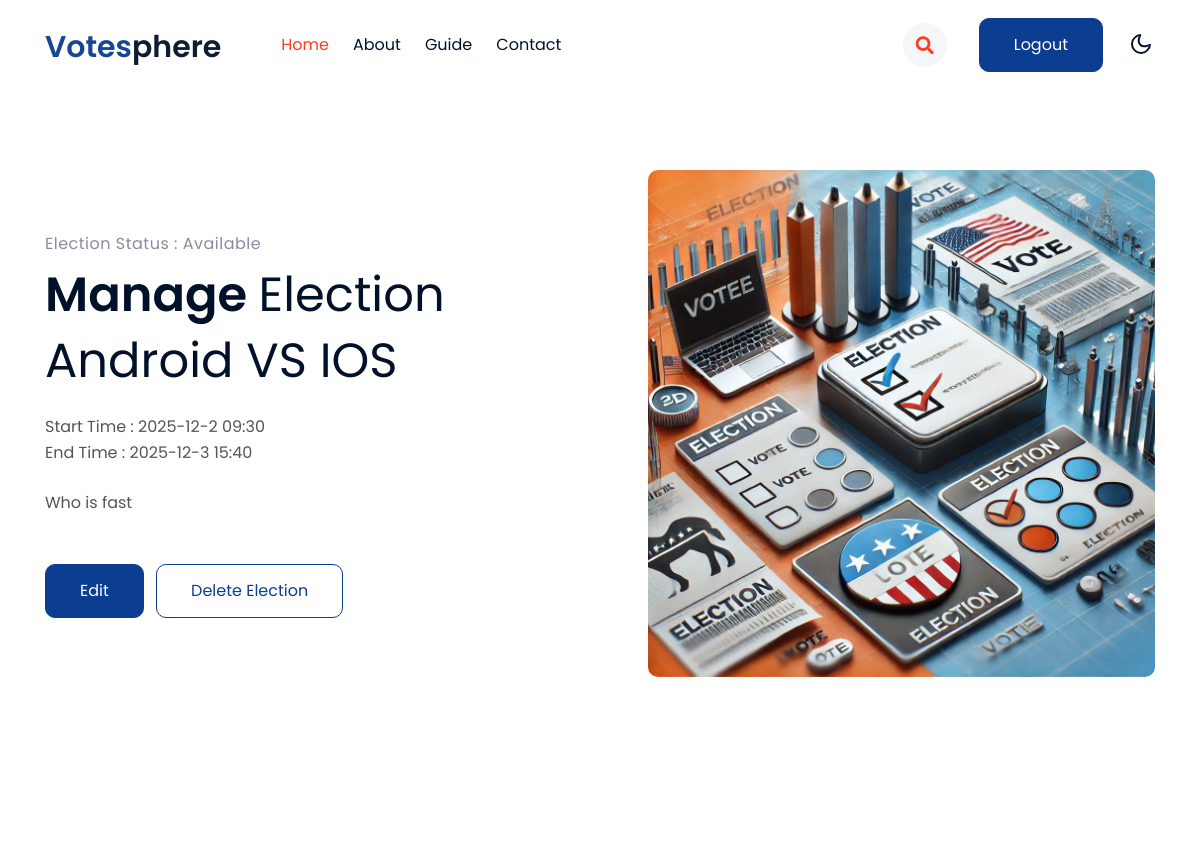
Before: /election/1/ (upper part) with the older database file.
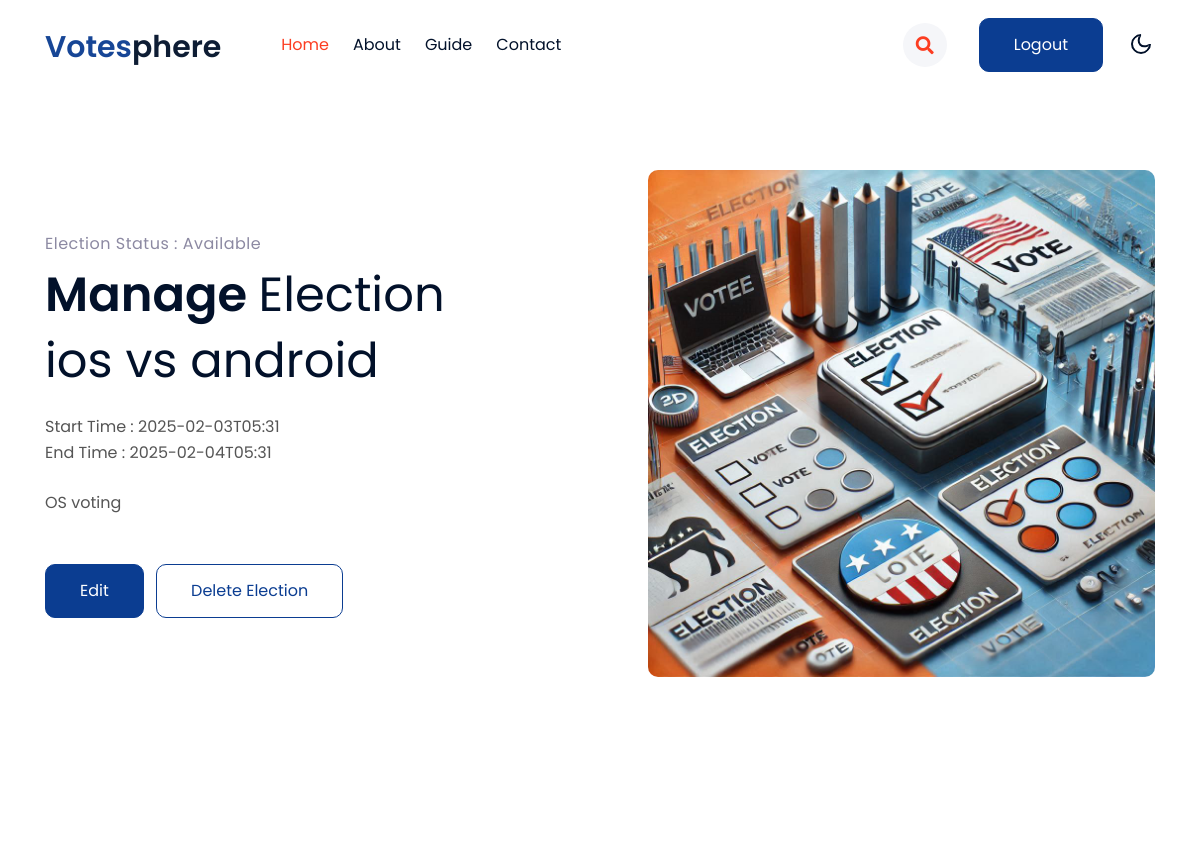
After: the same page with the newer database file.
### vote/models.py (models this page shows, shortened)
class Election(models.Model):
    election_officer = models.ForeignKey(ElectionOfficerReg, on_delete=models.CASCADE, related_name='elections')
    election_no = models.IntegerField(unique=True)
    name=models.CharField(max_length=20)
    start_time=models.CharField(max_length=20)
    end_time=models.CharField(max_length=20)
    description=models.CharField(max_length=200)
    status=models.CharField(max_length=20,choices=choice)

### vote/views.py (the view)
# urls.py: path('election/<int:election_id>/', views.election_detail, name='election_detail'),
def election_detail(request, election_id):
    try:
        election = Election.objects.get(id=election_id)
        return render(request, 'election_detail.html', {'election': election})
    except Election.DoesNotExist:
        return render(request, '404.html', {'message': 'Election not found.'})

### vote/templates/election_detail.html (shortened to what the changed rows need)
{% load static %}
<!doctype html>
<html lang="en">
<head>
    <link rel="stylesheet" href="{% static 'css/style-starter.css' %}">
</head>
<body>
    <header id="site-header" class="fixed-top">
        <div class="container">
            <nav class="navbar navbar-expand-lg navbar-light stroke py-lg-0">
                <h1><a class="navbar-brand pe-xl-5 pe-lg-4" href="index.html">
                        <span class="sublog">Votes</span>phere
                    </a></h1>
            </nav>
        </div>
    </header>
    <section class="w3l-main-content" id="home">
        <div class="container">
            <div class="row align-items-center w3l-slider-grids">
                <div class="col-lg-6 w3l-slider-left-info pe-lg-5">
                    <h6 class="title-subhny mb-2">Election status : {{ election.status }}</h6>
                    <h3 class="mb-2 title"> <span>Manage </span>Election</h3>
                    <h3 class="mb-4 title">{{ election.name }}</h3>
                    <p class="w3banr-p">Start Time : {{ election.start_time }}</p>
                    <p class="w3banr-p">End Time : {{ election.end_time }}</p><br>
                    <p class="w3banr-p">{{ election.description }}</p>
                    <div class="w3l-buttons mt-sm-5 mt-4">
                        <a class="btn btn-primary btn-style me-2" href={% url 'edit_election' election.id %}>Edit </a>
                        <a class="btn btn-outline-primary btn-style "  onclick="return confirm('Are you sure you want to delete this election?')" href={% url 'delete_election' election.id %}> Delete Election </a>
                    </div>
                </div>
            </div>
        </div>
    </section>
</body>
</html>

Changed rows visible on the page:
changed Election "Available": name "Android VS IOS" → "ios vs android"; start_time "2025-12-2 09:30" → "2025-02-03T05:31"; end_time "2025-12-3 15:40" → "2025-02-04T05:31"; description "Who is fast" → "OS voting"
